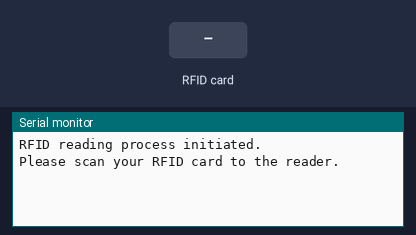
The sketch below on a simulated Arduino Uno, built with avr-gcc and run on an emulated ATmega328P. Shown: the last lines printed to the serial monitor. The test bench sets the inputs (shaded band). EEPROM starts erased.

Above: at 0.8 s.
0.9 s: RFID card 5E 7A 19 C4 held to the reader
At 2.1 s:
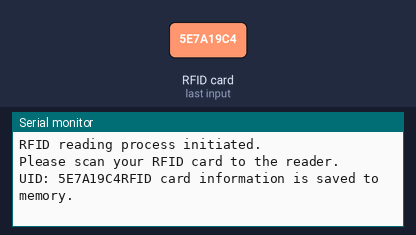
2.4 s: RFID card 5E 7A 19 C4 held to the reader
At 3.0 s:
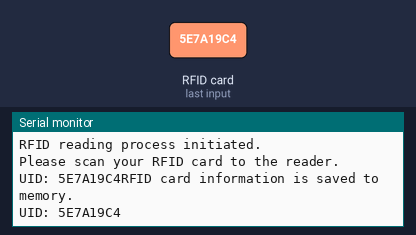

The sketch:

VinylApp.ino
```cpp
#include <MFRC522.h>  // MFRC522 RFID module library.
#include <SPI.h>      // SPI device communication library.
#include <EEPROM.h>   // EEPROM (memory) library.

#define pinRST 9      // Defines pins for RST, SS conncetions respectively.
#define pinSS 10

byte readCard[4];     // Array that will hold UID of the RFID card.
int successRead;

MFRC522 mfrc522(pinSS, pinRST);   // Creates MFRC522 instance.
MFRC522::MIFARE_Key key;          // Creates MIFARE key instance.

void setup()
{
  Serial.begin(9600); // Starts the serial connection at 9600 baud rate.
  SPI.begin();        // Initiates SPI connection between RFID module and Arduino.
  mfrc522.PCD_Init(); // Initiates MFRC522 RFID module.

  Serial.println("RFID reading process initiated.");    // Prints user commands.
  Serial.println("Please scan your RFID card to the reader.");

  do {
    successRead = getID();     // Loops getID library function until reading process is done.
  }

  while (!successRead);
  for ( int i = 0; i < mfrc522.uid.size; i++ )  // You can add multiple cards to read in the for loop.
  {
    EEPROM.write(i, readCard[i] );     // Saves RFID cards UID to EEPROM.
  }

  Serial.println("RFID card information is saved to memory.");

}

void loop()
{
getID();
}


int getID() // Function that will read and print the RFID cards UID.
{
  if ( ! mfrc522.PICC_IsNewCardPresent())  // If statement that looks for new cards.
  {
    return;
  }

  if ( ! mfrc522.PICC_ReadCardSerial())    // If statement that selects one of the cards.
  {
    return;
  }

  Serial.print("UID: ");
  for (int i = 0; i < mfrc522.uid.size; i++) {
    readCard[i] = mfrc522.uid.uidByte[i];   // Reads RFID cards UID.
    Serial.print(readCard[i], HEX);         // Prints RFID cards UID to the serial monitor.
  }

  mfrc522.PICC_HaltA();     // Stops the reading process.
}
```

Measured:
- after the input at 0.9 s, the serial monitor: prints a new line at once (image 1)
- after the input at 2.4 s, the serial monitor: prints a new line at once (image 2)
